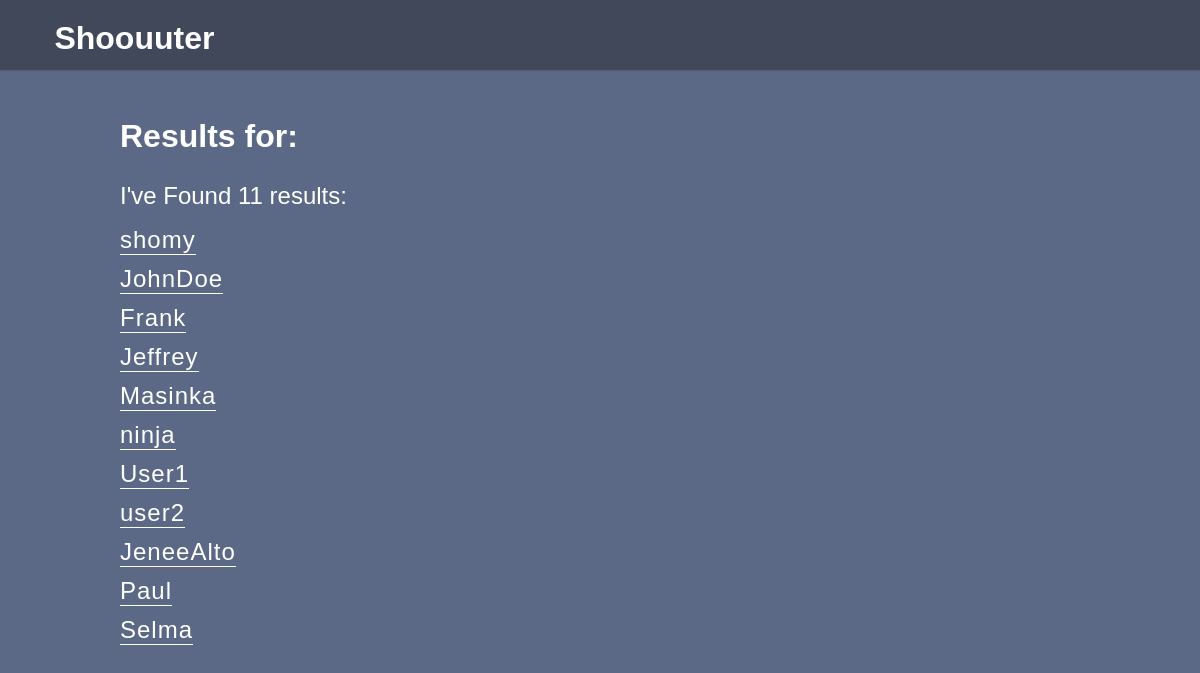
Screenshot of /search.php with the database file from the repository.
### tables this page shows
CREATE TABLE `users` (
  `id` int(11) NOT NULL AUTO_INCREMENT,
  `username` varchar(30) NOT NULL,
  `email` varchar(50) NOT NULL,
  `password` char(128) NOT NULL,
  `admin` int(11) DEFAULT NULL,
  `posts_count` int(11) NOT NULL,
  PRIMARY KEY (`id`)
);

### functions.php (called while the page is built, shortened)
<?php
function view($path, $data = null) {
	include 'views/layout.php';
}
?>

### search.php (called while the page is built, shortened)
<?php
require 'shouter.php';
$results = $conn->prepare("select username, id from users where username LIKE '%$search_user%'");
$results->bindParam('username', $search_user, \PDO::PARAM_STR);
$results->execute();
$results_count = $results->rowCount();
$results = $results->fetchALL();
view('search',
['search_user' => $search_user,
'results' => $results,
'results_count' => $results_count
]);
?>

### views/search.view.php (the view, shortened to what this page needs)
<div id="search">
	<h2>Results for: <span id="searching"><?= $search_user ?></span></h2>
	<?php if ($results_count > 0): ?>
		<h3>I've Found <?= $results_count ?> results:</h3>
		<ul id="results-list">
			<?php foreach ($results as $result): ?>
			<li>
				<a href='profile.php?id=<?=$result['id'];?>'><?= $result['username'] ?></a>
			</li>
			<?php endforeach ?>
		</ul>
	<?php else: echo "<h3>No such user in my database</h3>";?>
	<?php endif ?>
</div>

### css/style.css (style rules this page uses)
html, body, div, span, applet, object, iframe, h1, h2, h3, h4, h5, h6, p, blockquote, pre, a, abbr, acronym, address, big, cite, code, del, dfn, em, img, ins, kbd, q, s, samp, small, strike, strong, sub, sup, tt, var, b, u, i, center, dl, dt, dd, ol, ul, li, fieldset, form, label, legend, table, caption, tbody, tfoot, thead, tr, th, td, article, aside, canvas, details, embed, figure, figcaption, footer, header, hgroup, menu, nav, output, ruby, section, summary, time, mark, audio, video { margin: 0; padding: 0; border: 0; font-size: 100%; font: inherit; vertical-align: baseline; }
body { line-height: 1; }
ol, ul { list-style: none; }
html * { -webkit-font-smoothing: antialiased; -moz-osx-font-smoothing: grayscale; }
*, *:after, *:before { -webkit-box-sizing: border-box; -moz-box-sizing: border-box; box-sizing: border-box; }
body { font-size: 100%; font-family: "Ubuntu", sans-serif; color: #505260; background-color: #5B6986; }
a { color: #fff; }
li { list-style: none; }
h2 { font-size: 1.4em; font-weight: bold; color: #fff; margin-bottom: 1em; }
div#search { width: 960px; margin: 50px auto; color: #fff; font-size: 18px; }
div#search h2 { font-size: 32px; }
div#search h3 { color: #fff; font-size: 24px; }
ul#results-list { margin-top: 20px; }
ul#results-list li { margin-bottom: 15px; }
ul#results-list a { font-size: 24px; letter-spacing: 1px; text-decoration: none; padding-bottom: 1px; border-bottom: 1px solid #fff; }

### rows the page displays
users: username "shomy"
users: username "JohnDoe"
users: username "Frank"
users: username "Jeffrey"
users: username "Masinka"
users: username "ninja"
users: username "User1"
users: username "user2"
users: username "JeneeAlto"
users: username "Paul"
users: username "Selma"

### other values shown
$results_count "11"
